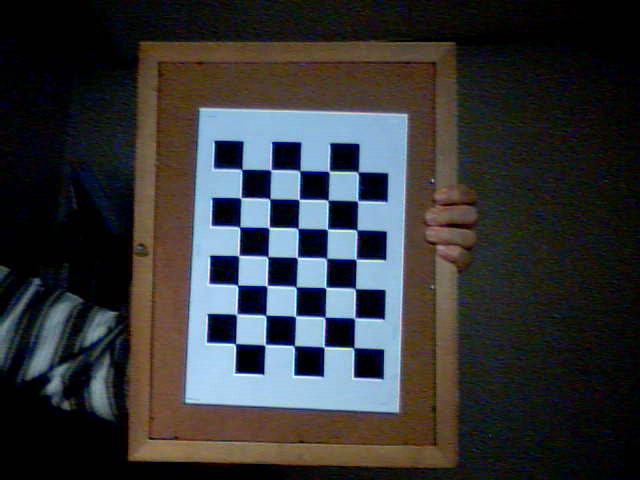
//> input picture camera_calibration/board01.jpg, 640 x 480 px
$ ./Example   (built with g++ and OpenCV 4)
//> lines starting //> are read from the running program, lines starting //| are printed output that depends on the picture; after the words box and inside, x2 and y2 are one past the last pixel; in counts of white or black regions, pixels touching at a corner belong together
#pragma warning(disable:4996)
#include <iostream>
#include <opencv2/core/core.hpp>
#include <opencv2/highgui/highgui.hpp>
#include <opencv2/imgproc/imgproc.hpp>
#include "CamCalibDefine.h"

using namespace std;
using namespace cv;

void harrisCorner(int, void* boardimg);
vector<Point2f> findGridPoints(Mat eimg, const int gridRows, const int gridCols);

int main(void)
{
	/*********** load board image *************/
	char fname[256];
	//sprintf(fname, "%sboard0 1.jpg", IMG_PATH);
	sprintf(fname, "../images/board01.jpg");
	Mat boardimg = imread(fname, CV_LOAD_IMAGE_GRAYSCALE);
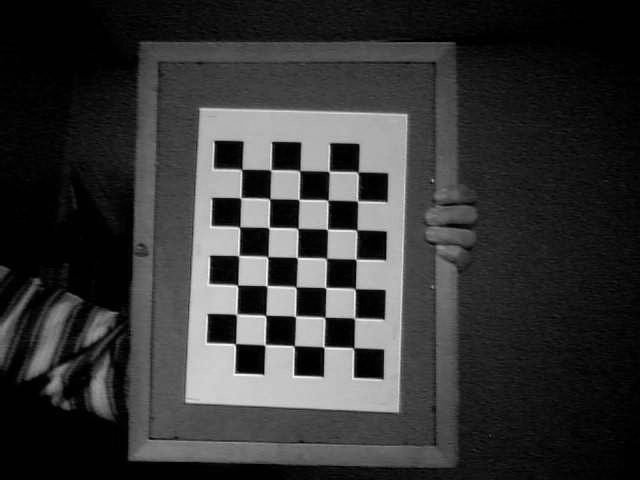
//> boardimg: 480 rows x 640 cols, CV_8UC1; min 0, max 250, mean 53.6
	if (boardimg.empty())
		cout << "fail to load image" << endl;

	imshow("input board image", boardimg);

	/*********** canny edge detection *************/

	Mat cannyimg;
	Canny(boardimg, cannyimg, 100, 150);
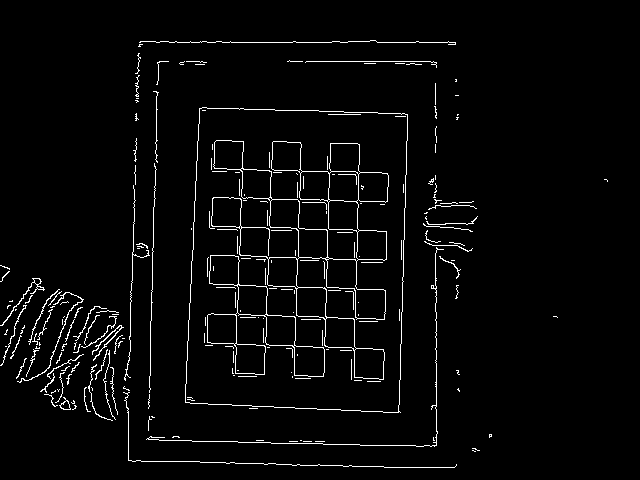
//> cannyimg: 480 rows x 640 cols, CV_8UC1; 3.1% white in thin lines or dots, all inside (x1, y1, x2, y2) = (0, 40, 608, 468)
	imshow("canny edge image", cannyimg);

	/*********** harrison corner detection *************/
	int gridRows = 7;
	int gridCols = 5;
	vector<Point2f> GridPoints = findGridPoints(boardimg, gridRows, gridCols);


	return 0;
}

void harrisCorner(int , void* boardimg)
{
	double thresh = 100;
	Mat bimg = ((Mat*)boardimg)->clone();
	Mat harrisimg;
	int blockSize = 2;
	int apertureSize = 3;
	double k = 0.04;

	cornerHarris(bimg, harrisimg, blockSize, apertureSize, k);
	Mat norm, norm_scaled;
	normalize(harrisimg, norm, 0, 255, NORM_MINMAX, CV_32FC1, Mat());
	convertScaleAbs(norm, norm_scaled);

	for (int y = 0; y < norm.rows; y++)
		for (int x = 0; x < norm.cols; x++)
			if (norm.at<float>(y, x) > thresh)
				circle(norm_scaled, Point(x, y), 5, Scalar(0), 2, 8, 0);

	namedWindow("Corners detected");
	imshow("Corners detected", norm_scaled);
}

/** findGridPoints
* this function extracts grid point using harrison corner detection
*
*/
vector<Point2f> findGridPoints(Mat eimg, const int gridRows, const int gridCols)
{
//> called with gridRows = 7, gridCols = 5
	Mat boardimg = eimg.clone();
	int rows = eimg.rows;
//> rows = 480
	int cols = eimg.cols;
//> cols = 640

	vector<Point2f> CornerPoints;
	Mat himg;
	int blockSize = 2;
	int apertureSize = 3;
	double k = 0.04;
	int thresh = 150;
	int max_thresh = 255;

	char ch = 0;
	while (ch != 'q')
	{
		Point2f PrevPnt;
		vector<Point2f> pnts;
		Mat harrisimg;
		Mat norm, norm_scaled;
		cornerHarris(boardimg, harrisimg, blockSize, apertureSize, k);
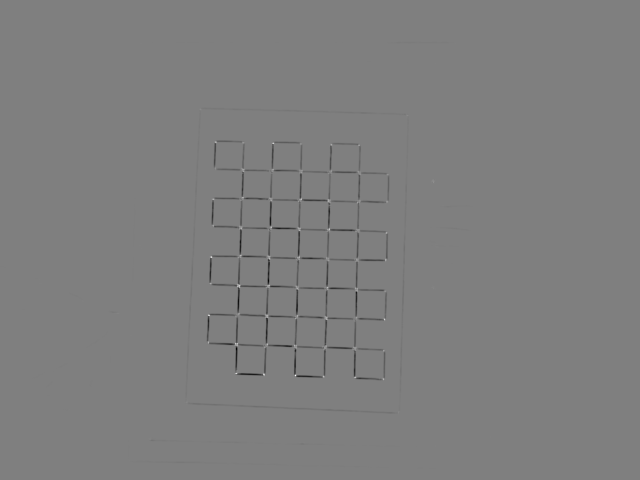
//> harrisimg: 480 rows x 640 cols, CV_32FC1; min -0.0115, max 0.0115, mean -5.6e-05; drawn with min black and max white
		normalize(harrisimg, norm, 0, 255, NORM_MINMAX, CV_32FC1, Mat());
		convertScaleAbs(norm, norm_scaled);
		imshow("Harris image no circle", norm_scaled);
		for (int y = 0; y < norm.rows; y++)
		{
			for (int x = 0; x < norm.cols; x++)
			{
				if (norm.at<float>(y, x) > thresh)
				{
					circle(norm_scaled, Point(x, y), 5, Scalar(0), 2, 8, 0);
					pnts.push_back(Point2f(x, y));
				}
			}
		}
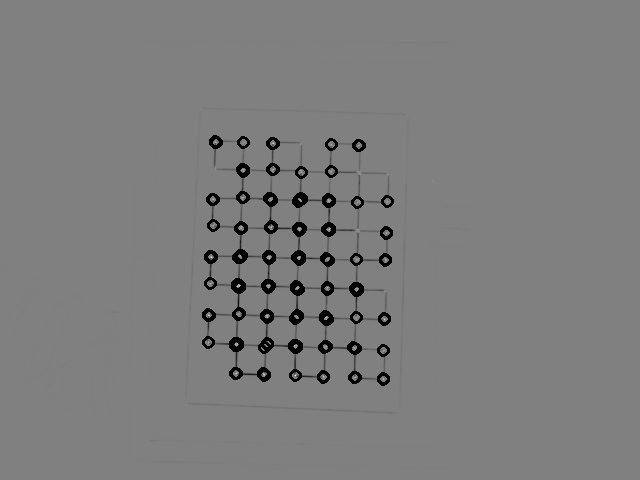
//> norm_scaled: 480 rows x 640 cols, CV_8UC1; min 0, max 255, mean 124.6
//> after the loop, pnts = 164 Points (x, y), first 12: [215, 141], [215, 142], [216, 142], [243, 142], [272, 143], [273, 143], [331, 144], [358, 145], [359, 145], [242, 169], [243, 169], [272, 169]
		imshow("Harris image norm_scaled", norm_scaled);
		cout << "harris threshold: " << thresh << endl;
		ch = waitKey();
//> the 'q' key is pressed
		if (ch == 'u')
		{
			thresh += 5;
		}
		else if (ch == 'd')
		{
			thresh -= 5;
		}
		else if (ch == 'q')
		{
			CornerPoints = pnts;
//> CornerPoints has the same summary as pnts
		}
	}
	cout << "Extracted Corner Points: " << CornerPoints.size() << endl;
//| Extracted Corner Points: 164

	// averaging neighborhood points
	vector<Point2f> GridPoints;
	vector<bool> visited(CornerPoints.size(), true);
//> visited = 164 values from 1 to 1

	uchar cprev = 0;
	uchar cnext = 0;
	uchar rprev = 0;
	uchar rnext = 0;
	float ptRange = 5;
	int ptidx = 0;
	int idx = 0;
	Mat temp;
	Mat cimg(boardimg.size(), CV_8UC3);

	for (int y = 0; y < rows; y++)
	{
		for (int x = 0; x < cols; x++)
		{
			cimg.at<Vec3b>(y, x)[0] = boardimg.at<uchar>(y, x);
			cimg.at<Vec3b>(y, x)[1] = boardimg.at<uchar>(y, x);
			cimg.at<Vec3b>(y, x)[2] = boardimg.at<uchar>(y, x);
		}
	}

	for (vector<Point2f>::iterator it = CornerPoints.begin(); it != CornerPoints.end(); it++)
	{
		if (!visited[idx++])
			continue;

		Point2f CurrPt = *it;
		int ptCnt = 0;
		float avgX = 0;
		float avgY = 0;
		temp = cimg.clone();
		circle(temp, CurrPt, 1, CV_RGB(0, 255, 0));

		int nPt = 0;
		for (vector<Point2f>::iterator in = CornerPoints.begin(); in != CornerPoints.end(); in++)
		{

			Point2f tempPt = *in;

			if (visited[nPt])
			{
				if (tempPt.x > CurrPt.x - ptRange && tempPt.x < CurrPt.x + ptRange)
				{
					if (tempPt.y > CurrPt.y - ptRange && tempPt.y < CurrPt.y + ptRange)
					{
						avgX += tempPt.x;
						avgY += tempPt.y;
						ptCnt++;
						visited[nPt] = false;

						circle(temp, tempPt, 1, CV_RGB(255, 0, 0));
						imshow("point test", temp);
						waitKey();
					}
				}
			}
			nPt++;
		}
		avgX /= static_cast<float>(ptCnt);
		avgY /= static_cast<float>(ptCnt);
		GridPoints.push_back(Point2f(avgX, avgY));
	}
//> this loop made 164 passes
//> (CurrPt, avgX, avgY, ptCnt) on passes 1, 5, 8, 10, 12, 18, 20, 22, 23, 28, 38, 39: (Point(215, 141), 215.3, 141.7, 3), (Point(272, 143), 272.5, 143, 2), (Point(358, 145), 358.5, 145, 2), (Point(242, 169), 242.8, 169.8, 4), (Point(272, 169), 272.5, 169, 2), (Point(242, 197), 242.5, 197, 2), (Point(269, 198), 270, 198.7, 3), (Point(301, 198), 299.8, 199.2, 5), (Point(212, 199), 212.5, 199, 2), (Point(328, 199), 328.4, 200.2, 5), (Point(271, 226), 270.7, 226.7, 3), (Point(241, 227), 240.7, 227.7, 3)
//> (avgX, avgY, ptCnt) on passes 4, 7, 16, 17, 35, 36: (243, 142, 1), (331, 144, 1), (331, 171, 1), (301, 172, 1), (387, 201, 1), (357, 202, 1)
//> after the loop, visited = 164 values from 0 to 0
	cout << "Grid points : " << GridPoints.size() << endl;
//| Grid points : 55
	temp = boardimg.clone();
	for (vector<Point2f>::iterator it = GridPoints.begin(); it != GridPoints.end(); it++)
	{
		Point2f pt = *it;
		circle(temp, pt, 1, CV_RGB(255, 255, 255), 3);
	}
//> this loop made 55 passes
//> pt on passes 1 to 12: Point(215.3, 141.7), Point(243, 142), Point(272.5, 143), Point(331, 144), Point(358.5, 145), Point(242.8, 169.8), Point(272.5, 169), Point(331, 171), Point(301, 172), Point(242.5, 197), Point(270, 198.7), Point(299.8, 199.2)
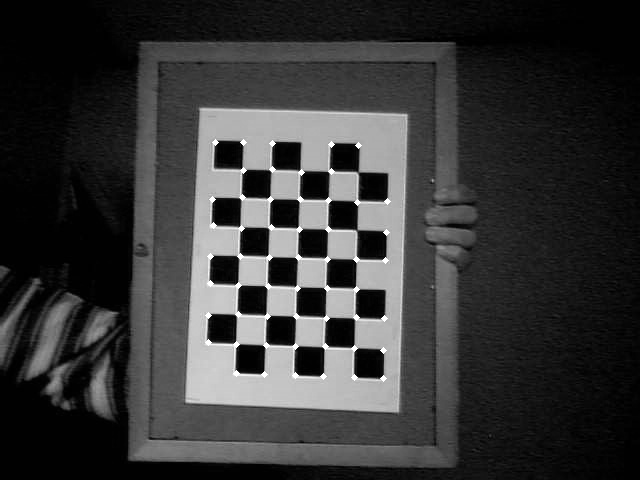
//> temp: 480 rows x 640 cols, CV_8UC1; 0.45% of pixels changed, all inside (x1, y1, x2, y2) = (205, 139, 391, 382)
//> in main, `vector<Point2f> GridPoints = findGridPoints(boardimg, gridRows, gridCo..`: GridPoints = 55 Points (x, y), first 12: [215.3, 141.7], [243, 142], [272.5, 143], [331, 144], [358.5, 145], [242.8, 169.8], [272.5, 169], [331, 171], [301, 172], [242.5, 197], [270, 198.7], [299.8, 199.2]
	imshow("Merging grid points test", temp);
	waitKey();

	return GridPoints;
}

$ run again, with camera_calibration/board02.jpg copied over camera_calibration/board01.jpg
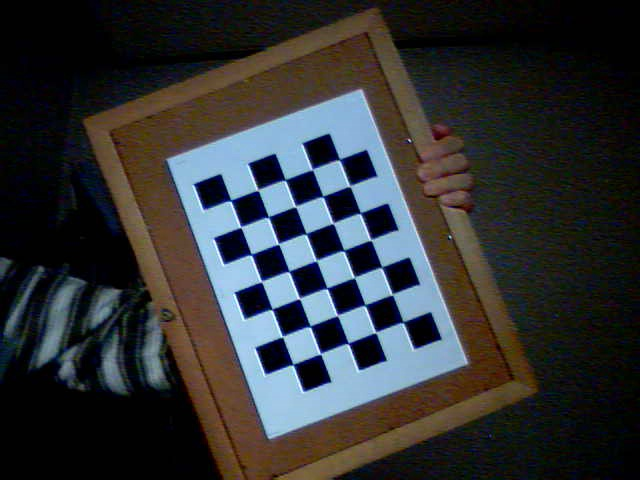
//> input picture camera_calibration/board02.jpg, 640 x 480 px
//> cannyimg: 480 rows x 640 cols, CV_8UC1; 3.3% white in thin lines or dots, all inside (x1, y1, x2, y2) = (0, 8, 572, 480)
//> after the loop in findGridPoints, `for (int y = 0; y < norm.rows; y++)`:
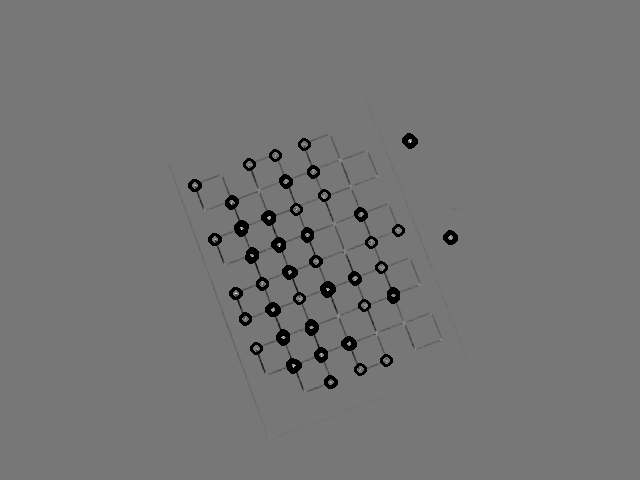
//> norm_scaled: 480 rows x 640 cols, CV_8UC1; min 0, max 255, mean 116.6
//> after the loop in findGridPoints, `for (int y = 0; y < norm.rows; y++)`: pnts = 128 Points (x, y), first 12: [409, 139], [408, 140], [409, 140], [410, 140], [410, 141], [411, 141], [410, 142], [304, 144], [275, 155], [249, 164], [313, 171], [313, 172]
//> CornerPoints has the same summary as pnts
//| Extracted Corner Points: 128
//> in findGridPoints, `vector<bool> visited(CornerPoints.size(), true);`: visited = 128 values from 1 to 1
//> the loop in findGridPoints, `for (vector<Point2f>::iterator it = CornerPoints.begin(); it != Corner..` made 128 passes
//> (CurrPt, avgX, avgY, ptCnt) on passes 1, 11, 13, 16, 19, 23, 25, 31: (Point(409, 139), 409.6, 140.4, 7), (Point(313, 171), 313, 171.5, 2), (Point(285, 180), 285.7, 181, 3), (Point(194, 185), 194.5, 185, 2), (Point(232, 201), 231.3, 202, 3), (Point(360, 213), 360.5, 214, 2), (Point(269, 216), 268.5, 217.3, 6), (Point(242, 226), 241, 227.8, 6)
//> after the loop in findGridPoints, `for (vector<Point2f>::iterator it = CornerPoints.begin(); it != Corner..`: visited = 128 values from 0 to 0
//| Grid points : 41
//> the loop in findGridPoints, `for (vector<Point2f>::iterator it = GridPoints.begin(); it != GridPoin..` made 41 passes
//> pt on passes 1 to 8: Point(409.6, 140.4), Point(304, 144), Point(275, 155), Point(249, 164), Point(313, 171.5), Point(285.7, 181), Point(194.5, 185), Point(324, 195)
//> after the loop in findGridPoints, `for (vector<Point2f>::iterator it = GridPoints.begin(); it != GridPoin..`:
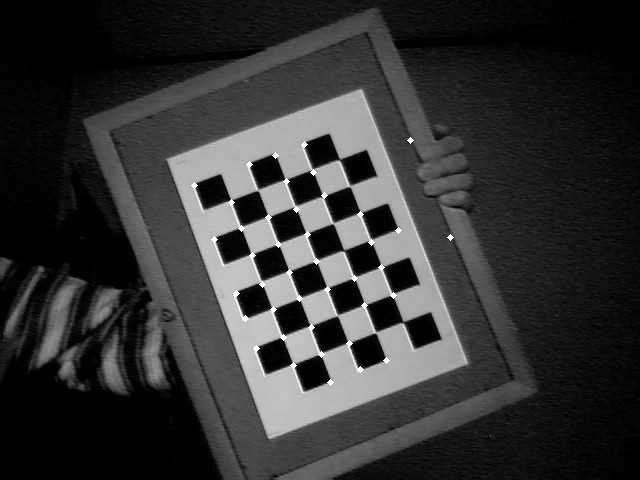
//> temp: 480 rows x 640 cols, CV_8UC1; min 0, max 255, mean 51.4
//> GridPoints = 41 Points (x, y), first 12: [409.6, 140.4], [304, 144], [275, 155], [249, 164], [313, 171.5], [285.7, 181], [194.5, 185], [324, 195], [231.3, 202], [296, 209], [360.5, 214], [268.5, 217.3]

$ run again, with camera_calibration/board03.jpg copied over camera_calibration/board01.jpg
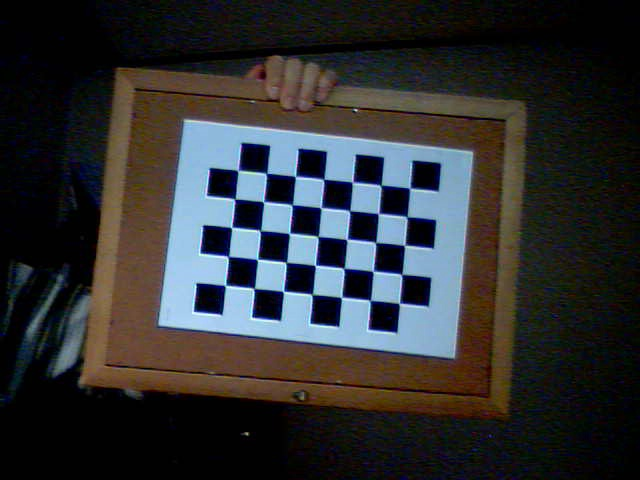
//> input picture camera_calibration/board03.jpg, 640 x 480 px
//> cannyimg: 480 rows x 640 cols, CV_8UC1; 2.8% white in thin lines or dots, all inside (x1, y1, x2, y2) = (0, 53, 558, 438)
//> after the loop in findGridPoints, `for (int y = 0; y < norm.rows; y++)`:
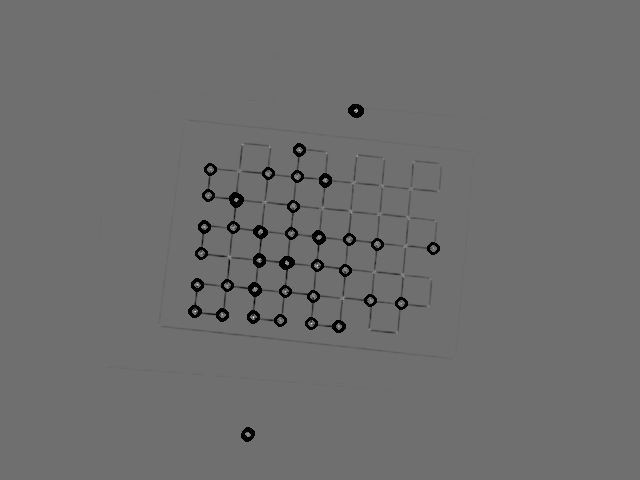
//> norm_scaled: 480 rows x 640 cols, CV_8UC1; min 0, max 255, mean 109.2
//> after the loop in findGridPoints, `for (int y = 0; y < norm.rows; y++)`: pnts = 60 Points (x, y), first 12: [354, 110], [355, 110], [356, 110], [357, 110], [356, 111], [357, 111], [299, 149], [299, 150], [210, 169], [268, 173], [297, 176], [325, 179]
//> CornerPoints has the same summary as pnts
//| Extracted Corner Points: 60
//> in findGridPoints, `vector<bool> visited(CornerPoints.size(), true);`: visited = 60 values from 1 to 1
//> the loop in findGridPoints, `for (vector<Point2f>::iterator it = CornerPoints.begin(); it != Corner..` made 60 passes
//> (CurrPt, avgX, avgY, ptCnt) on passes 1, 7, 12, 15, 20, 23, 26, 32: (Point(354, 110), 355.8, 110.3, 6), (Point(299, 149), 299, 149.5, 2), (Point(325, 179), 325, 180, 2), (Point(235, 198), 236, 199.5, 4), (Point(204, 226), 204, 226.5, 2), (Point(259, 231), 260, 231.5, 2), (Point(318, 236), 318.5, 237, 2), (Point(259, 259), 259, 260, 2)
//> after the loop in findGridPoints, `for (vector<Point2f>::iterator it = CornerPoints.begin(); it != Corner..`: visited = 60 values from 0 to 0
//| Grid points : 36
//> the loop in findGridPoints, `for (vector<Point2f>::iterator it = GridPoints.begin(); it != GridPoin..` made 36 passes
//> pt on passes 1 to 8: Point(355.8, 110.3), Point(299, 149.5), Point(210, 169), Point(268, 173), Point(297, 176), Point(325, 180), Point(208, 195), Point(236, 199.5)
//> after the loop in findGridPoints, `for (vector<Point2f>::iterator it = GridPoints.begin(); it != GridPoin..`:
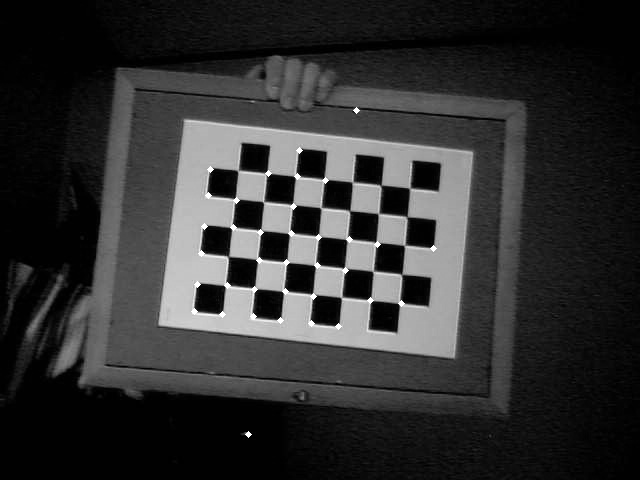
//> temp: 480 rows x 640 cols, CV_8UC1; min 0, max 255, mean 49.1
//> GridPoints = 36 Points (x, y), first 12: [355.8, 110.3], [299, 149.5], [210, 169], [268, 173], [297, 176], [325, 180], [208, 195], [236, 199.5], [293, 206], [204, 226.5], [233, 227], [260, 231.5]
